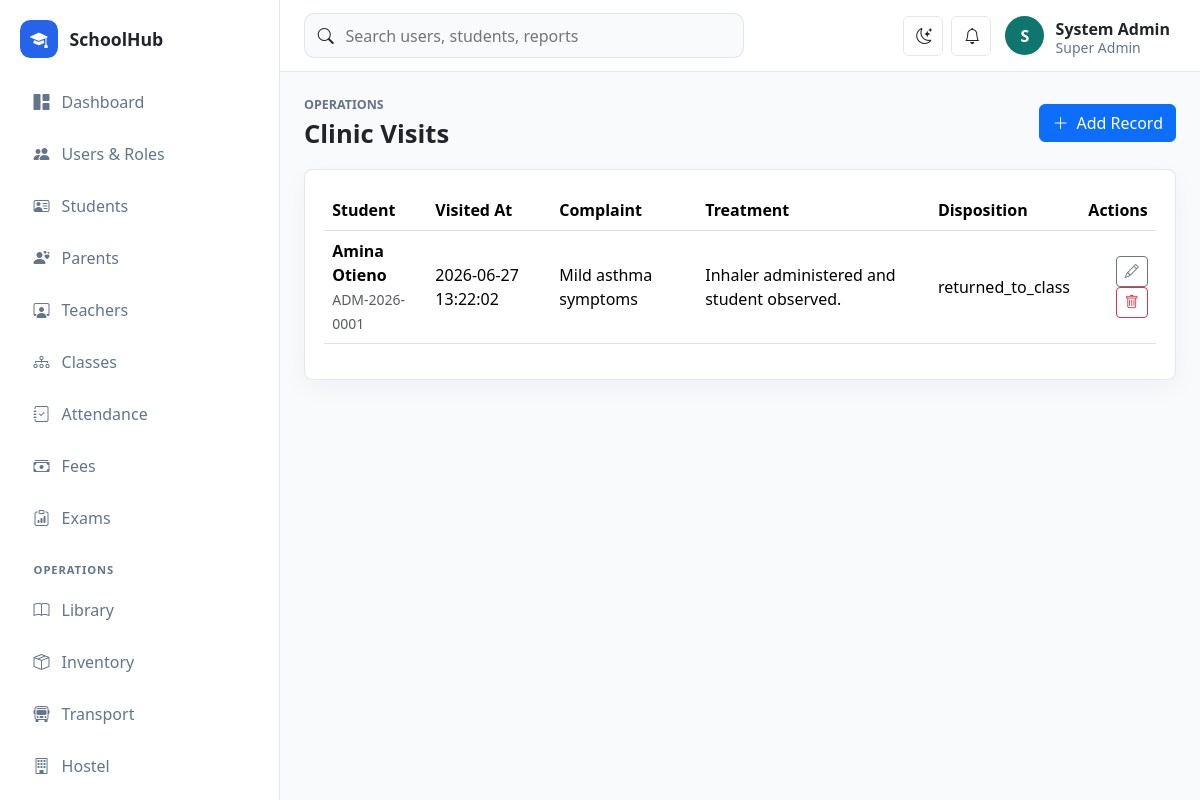
The page /school/public/operations?module=clinic (signed in) on the database its author committed.
### tables this page shows
CREATE TABLE clinic_visits (
    id BIGINT UNSIGNED AUTO_INCREMENT PRIMARY KEY,
    student_id BIGINT UNSIGNED NOT NULL,
    visited_at DATETIME NOT NULL,
    complaint VARCHAR(255) NOT NULL,
    treatment TEXT NULL,
    disposition ENUM('returned_to_class','sent_home','referred') NOT NULL DEFAULT 'returned_to_class',
    handled_by BIGINT UNSIGNED NULL,
    CONSTRAINT fk_clinic_student FOREIGN KEY (student_id) REFERENCES students(id),
    CONSTRAINT fk_clinic_user FOREIGN KEY (handled_by) REFERENCES users(id) ON DELETE SET NULL
);

CREATE TABLE students (
    id BIGINT UNSIGNED AUTO_INCREMENT PRIMARY KEY,
    class_stream_id BIGINT UNSIGNED NULL,
    admission_no VARCHAR(60) NOT NULL UNIQUE,
    first_name VARCHAR(100) NOT NULL,
    last_name VARCHAR(100) NOT NULL,
    email VARCHAR(190) NULL,
    phone VARCHAR(40) NULL,
    date_of_birth DATE NULL,
    gender ENUM('male', 'female', 'other') NOT NULL,
    nationality VARCHAR(80) NULL,
    religion VARCHAR(80) NULL,
    medical_notes TEXT NULL,
    emergency_contact VARCHAR(120) NULL,
    previous_school VARCHAR(160) NULL,
    status ENUM('active', 'transferred', 'graduated', 'suspended', 'inactive') NOT NULL DEFAULT 'active',
    created_at TIMESTAMP DEFAULT CURRENT_TIMESTAMP,
    updated_at TIMESTAMP DEFAULT CURRENT_TIMESTAMP ON UPDATE CURRENT_TIMESTAMP,
    INDEX idx_students_class_status (class_stream_id, status),
    CONSTRAINT fk_students_class FOREIGN KEY (class_stream_id) REFERENCES class_streams(id) ON DELETE SET NULL
);

### app/Core/View.php (called while the page is built, shortened)
<?php
final class View
{
    public static function render(string $view, array $data = [], string $layout = 'app'): void
    {
        extract($data, EXTR_SKIP);
        $viewFile = dirname(__DIR__) . "/Views/{$view}.php";
        require $viewFile;
    }
}

### app/Controllers/OperationsController.php (called while the page is built, shortened)
<?php
final class OperationsController
{
    public function index(): void
    {
        $module = $this->resolve();
        View::render('operations/index', ['title' => $module['title'], 'module' => $module, 'moduleKey' => Request::input('module'), 'records' => Operations::records($module), 'students' => !empty($module['student']) ? Lookup::students() : []]);
    }
    private function resolve(): array
    {
        $module = Operations::module((string)Request::input('module', 'library'));
        return $module;
    }
}

### app/Core/Router.php (called while the page is built, shortened)
<?php
final class Router
{
    private array $routes = [];
    public function get(string $path, array $handler): void
    {
        $this->routes['GET'][$this->normalize($path)] = $handler;
    }
    public function post(string $path, array $handler): void
    {
        $this->routes['POST'][$this->normalize($path)] = $handler;
    }
    public function dispatch(): void
    {
        $method = Request::method();
        $path = Request::path();
        $handler = $this->routes[$method][$path] ?? null;
        [$class, $action] = $handler;
        (new $class())->{$action}();
    }
    private function normalize(string $path): string
    {
        return '/' . trim($path, '/');
    }
}

### public/index.php (called while the page is built, shortened)
<?php
require dirname(__DIR__) . '/app/Core/helpers.php';
$config = require dirname(__DIR__) . '/config/app.php';
$router = new Router();
$router->get('/', [DashboardController::class, 'index']);
$router->get('/login', [AuthController::class, 'showLogin']);
$router->post('/login', [AuthController::class, 'login']);
$router->post('/logout', [AuthController::class, 'logout']);
$router->get('/dashboard', [DashboardController::class, 'index']);
$router->get('/users', [UserController::class, 'index']);
$router->get('/users/create', [UserController::class, 'create']);
$router->post('/users', [UserController::class, 'store']);
$router->get('/users/edit', [UserController::class, 'edit']);
$router->post('/users/update', [UserController::class, 'update']);
$router->post('/users/delete', [UserController::class, 'destroy']);
$router->get('/students', [StudentController::class, 'index']);
$router->get('/students/create', [StudentController::class, 'create']);
$router->post('/students', [StudentController::class, 'store']);
$router->get('/students/edit', [StudentController::class, 'edit']);
$router->post('/students/update', [StudentController::class, 'update']);
$router->post('/students/delete', [StudentController::class, 'destroy']);
$router->get('/teachers', [TeacherController::class, 'index']);
$router->get('/teachers/create', [TeacherController::class, 'create']);
$router->post('/teachers', [TeacherController::class, 'store']);
$router->get('/teachers/edit', [TeacherController::class, 'edit']);
$router->post('/teachers/update', [TeacherController::class, 'update']);
$router->post('/teachers/delete', [TeacherController::class, 'destroy']);
$router->get('/parents', [ParentController::class, 'index']);
$router->get('/parents/create', [ParentController::class, 'create']);
$router->post('/parents', [ParentController::class, 'store']);
$router->get('/parents/edit', [ParentController::class, 'edit']);
$router->post('/parents/update', [ParentController::class, 'update']);
$router->post('/parents/delete', [ParentController::class, 'destroy']);
$router->get('/classes', [ClassController::class, 'index']);
$router->get('/classes/create', [ClassController::class, 'create']);
$router->post('/classes', [ClassController::class, 'store']);
$router->get('/classes/edit', [ClassController::class, 'edit']);
$router->post('/classes/update', [ClassController::class, 'update']);
$router->post('/classes/delete', [ClassController::class, 'destroy']);
$router->get('/attendance', [AttendanceController::class, 'index']);
$router->post('/attendance', [AttendanceController::class, 'store']);
$router->get('/fees', [FeeController::class, 'index']);
$router->post('/fees/invoice', [FeeController::class, 'invoice']);
$router->post('/fees/payment', [FeeController::class, 'payment']);
$router->get('/exams', [ExamController::class, 'index']);
$router->post('/exams/exam', [ExamController::class, 'exam']);
$router->post('/exams/result', [ExamController::class, 'result']);
$router->get('/operations', [OperationsController::class, 'index']);
$router->get('/operations/form', [OperationsController::class, 'form']);
$router->post('/operations/save', [OperationsController::class, 'save']);
$router->post('/operations/delete', [OperationsController::class, 'destroy']);
$router->get('/reports', [ReportController::class, 'index']);
$router->dispatch();

### app/Core/helpers.php (called while the page is built, shortened)
<?php
function app_config(string $key, mixed $default = null): mixed
{
    static $config = null;
    $config ??= require dirname(__DIR__, 2) . '/config/app.php';
    return $config[$key] ?? $default;
}
function url(string $path = ''): string
{
    return rtrim(app_config('base_url'), '/') . '/' . ltrim($path, '/');
}
function e(mixed $value): string
{
    return htmlspecialchars((string)$value, ENT_QUOTES, 'UTF-8');
}

### app/Core/Auth.php (called while the page is built, shortened)
<?php
final class Auth
{
    public static function user(): ?array
    {
        return $_SESSION['user'] ?? null;
    }
    public static function can(string $permission): bool
    {
        $permissions = self::user()['permissions'] ?? [];
        return in_array($permission, $permissions, true);
    }
}

### config/app.php (called while the page is built)
<?php
return [
    'name' => 'SchoolHub',
    'base_url' => '/school/public',
    'timezone' => 'Africa/Nairobi',
    'session_name' => 'schoolhub_session',
    'debug' => true,
];

### config/database.php (called while the page is built)
<?php
return [
    'host' => '127.0.0.1',
    'port' => '3306',
    'database' => 'schoolhub',
    'username' => 'root',
    'password' => '',
    'charset' => 'utf8mb4',
];

### app/Core/Database.php (called while the page is built, shortened)
<?php
final class Database
{
    private static ?PDO $connection = null;
    public static function connection(): PDO
    {
        if (self::$connection !== null) {
            return self::$connection;
        }
        $config = require dirname(__DIR__, 2) . '/config/database.php';
        $dsn = sprintf(
            'mysql:host=%s;port=%s;dbname=%s;charset=%s',
            $config['host'],
            $config['port'],
            $config['database'],
            $config['charset']
        );
        try {
            self::$connection = new PDO($dsn, $config['username'], $config['password'], [
                PDO::ATTR_ERRMODE => PDO::ERRMODE_EXCEPTION,
                PDO::ATTR_DEFAULT_FETCH_MODE => PDO::FETCH_ASSOC,
                PDO::ATTR_EMULATE_PREPARES => false,
            ]);
        } catch (PDOException $exception) {
            http_response_code(500);
            exit('Database connection failed. Check config/database.php and import database/schema.sql.');
        }
        return self::$connection;
    }
}

### app/Models/Operations.php (called while the page is built, shortened)
<?php
final class Operations
{
    public static function records(array $module): array
    {
        $table = $module['table'];
        $sql = "SELECT {$table}.*";
        if (!empty($module['student'])) {
            $sql .= ", CONCAT(students.first_name, ' ', students.last_name) AS student_name, students.admission_no";
        }
        $sql .= " FROM {$table}";
        if (!empty($module['student'])) {
            $sql .= " JOIN students ON students.id = {$table}.student_id";
        }
        $sql .= $table === 'school_settings' ? ' ORDER BY setting_key LIMIT 100' : ' ORDER BY id DESC LIMIT 100';
        return Database::connection()->query($sql)->fetchAll();
    }
}

### app/Views/operations/index.php (the view, shortened to what this page needs)
<div class="page-heading">
    <div><p class="eyebrow">Operations</p><h1><?= e($module['title']) ?></h1></div>
    <?php if (\App\Core\Auth::can($module['manage_permission'] ?? 'operations.manage')): ?><a class="btn btn-primary" href="<?= e(url('/operations/form?module=' . urlencode($moduleKey))) ?>"><i class="bi bi-plus-lg me-2"></i>Add Record</a><?php endif; ?>
</div>
<section class="panel">
    <div class="table-responsive"><table class="table align-middle"><thead><tr>
        <?php if (!empty($module['student'])): ?><th>Student</th><?php endif; ?>
        <?php foreach ($module['fields'] as $label): ?><th><?= e(explode(':', $label)[0]) ?></th><?php endforeach; ?>
        <?php if (\App\Core\Auth::can($module['manage_permission'] ?? 'operations.manage')): ?><th class="text-end">Actions</th><?php endif; ?>
    </tr></thead><tbody>
    <?php foreach ($records as $record): ?><tr>
        <?php if (!empty($module['student'])): ?><td><div class="fw-semibold"><?= e($record['student_name']) ?></div><small class="text-muted"><?= e($record['admission_no']) ?></small></td><?php endif; ?>
        <?php foreach ($module['fields'] as $field => $label): $value = $record[$field] ?? ''; ?><td><?= e(is_string($value) && strlen($value) > 70 ? substr($value, 0, 70) . '...' : $value) ?></td><?php endforeach; ?>
        <?php $recordId = $record[$module['primary_key'] ?? 'id']; ?><?php if (\App\Core\Auth::can($module['manage_permission'] ?? 'operations.manage')): ?><td class="text-end"><a class="btn btn-sm btn-outline-secondary" href="<?= e(url('/operations/form?module=' . urlencode($moduleKey) . '&id=' . urlencode((string)$recordId))) ?>"><i class="bi bi-pencil"></i></a><form class="d-inline" action="<?= e(url('/operations/delete')) ?>" method="post" data-confirm="Delete this record?"><?= csrf_field() ?><input type="hidden" name="module" value="<?= e($moduleKey) ?>"><input type="hidden" name="id" value="<?= e($recordId) ?>"><button class="btn btn-sm btn-outline-danger"><i class="bi bi-trash"></i></button></form></td><?php endif; ?>
    </tr><?php endforeach; ?>
    </tbody></table></div>
</section>

### public/assets/css/app.css (style rules this page uses)
:root { --sidebar-width: 280px; --border-color: rgba(148, 163, 184, .25); --surface: #ffffff; --muted-surface: #f8fafc; --text-soft: #64748b; }
body { background: var(--muted-surface); color: var(--bs-body-color); }
.page-heading { display: flex; justify-content: space-between; align-items: center; gap: 1rem; margin-bottom: 1.25rem; }
.page-heading h1 { margin: 0; font-size: clamp(1.6rem, 2vw, 2.2rem); font-weight: 800; }
.eyebrow { margin: 0 0 .25rem; color: var(--text-soft); font-size: .78rem; text-transform: uppercase; font-weight: 800; }
.metric-card, .panel { background: var(--surface); border: 1px solid var(--border-color); border-radius: .5rem; box-shadow: 0 8px 28px rgba(15, 23, 42, .04); }
.panel { padding: 1.2rem; }

### rows shown on the page
clinic_visits: student_name "Amina Otieno", student.admission_no "ADM-2026-0001", visited_at "2026-06-27 13:22:02", complaint "Mild asthma symptoms", treatment "Inhaler administered and student observed.", disposition "returned_to_class"

### other values the page prints
app_config('name') "SchoolHub"
substr(current_user()['name'] ?? 'U', 0, 1) "S"
current_user()['name'] "System Admin"
current_user()['role'] "Super Admin"
$module['title'] "Clinic Visits"
explode(':', $label)[0] "Visited At"
explode(':', $label)[0] "Complaint"
explode(':', $label)[0] "Treatment"
explode(':', $label)[0] "Disposition"
